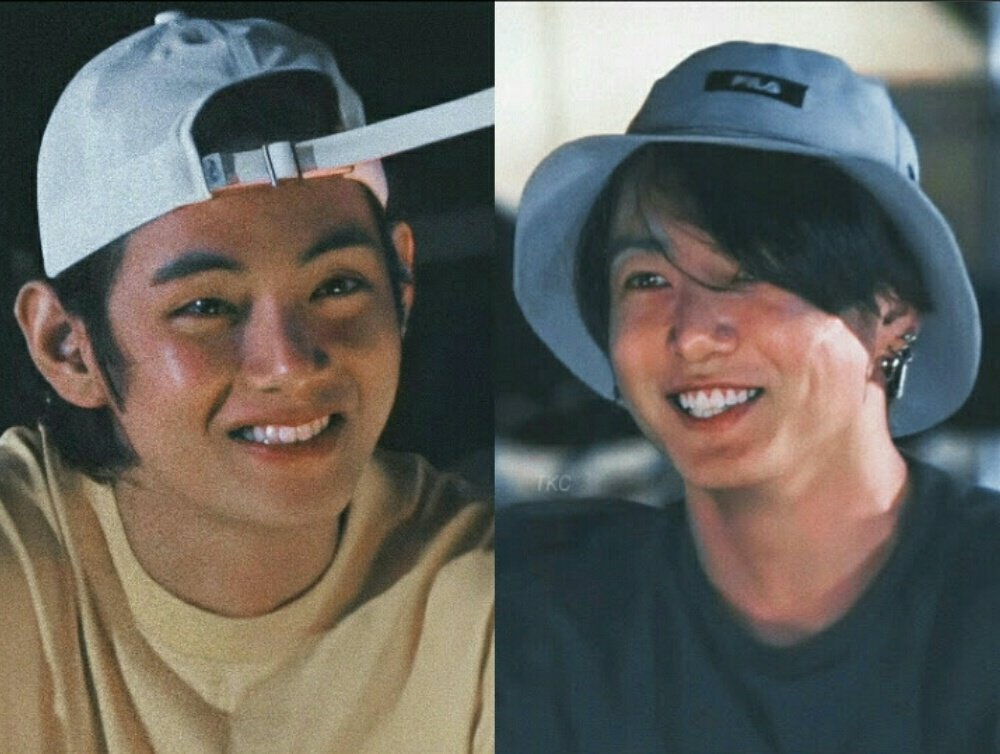
#> input picture ImageFilters/IMG-20200924-WA0007.jpg, 1000 x 754 px, found by its file name
$ python opencv.py
#> lines starting #> are read from the running program, lines starting #| are printed output that depends on the picture
#> the answer given: 1
import cv2
import numpy as np
import time
def blur():
    #reading from disk
    img = cv2.imread("D:\ADC\Learning-Git\IMG-20200924-WA0007.jpg")
#> img is the input picture: shape (754, 1000, 3); mean B, G, R 94.5, 100.8, 102.6
    gray_img = cv2.imread("D:\ADC\Learning-Git\IMG-20200924-WA0007.jpg",0)
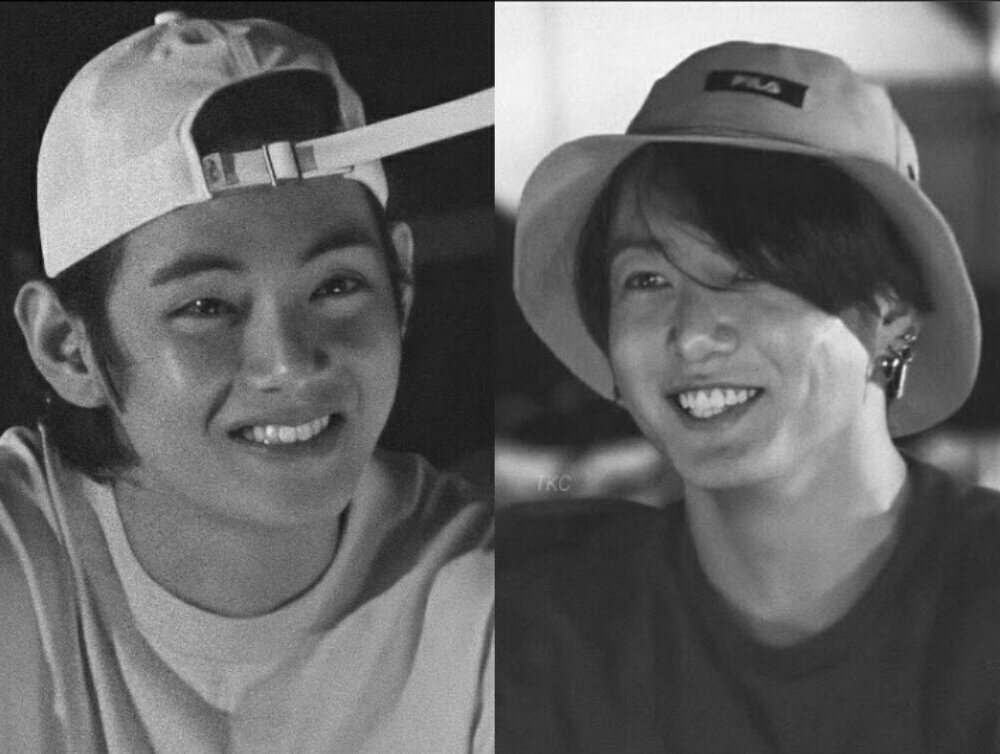
#> gray_img: shape (754, 1000); min 0, max 251, mean 100.6

    cv2.imshow("Image",img)
    cv2.imshow("Gray Image",gray_img)
    img=cv2.blur(img,ksize=(30,30))
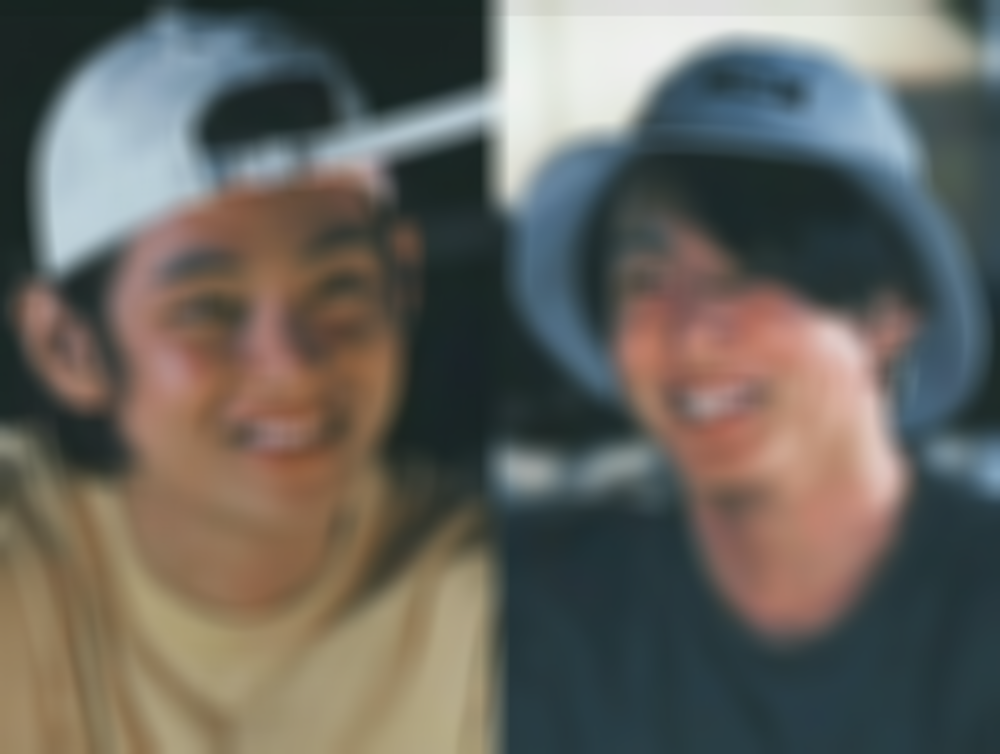
#> img: shape (754, 1000, 3); mean B, G, R 94.6, 100.9, 102.7
    cv2.imshow("Blur Image",img)
    cv2.waitKey(0)
    cv2.destroyAllWindows()


# applying threshold to gray image
# [43 lines left out: functions grey_thres, canny, not called in this run]

if __name__=="__main__":
    n=int(input("Which type of image do you wanna see\n Press 1 for blur \n 2 for Grey Threshold images\n 3 for edged images "))
    while n:
        if n==0:
            exit()
        elif n==1:
            blur()
        elif n==2:
            grey_thres()
        elif n==3:
            canny()
        else:
            print("Wrong input!")

        time.sleep(5)
        n=int(input("Which type of image do you wanna see\n Press 1 for blur \n 2 for Grey Threshold images\n 3 for edged images \n 0 for quit"))
#> the answer given: 1
#> (the run stopped early here; a loop or call above may not have finished)
